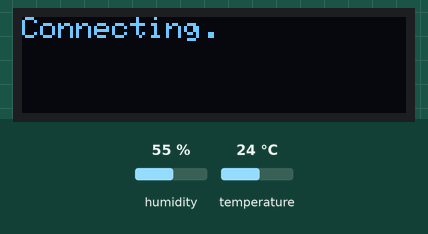
This sketch was run on a simulated ESP8266 (NodeMCU). Shown: 128×32 one-colour display. The test bench sets the inputs (shaded band); at power-on: humidity 55 %, temperature 24 °C. WiFi joins after 1.5 s; servers stay silent unless stated; the display library's start-up logo is not drawn; uploads are accepted with an empty reply; what the sketch prints to the serial monitor is not drawn.

Above: at 2.6 s.
At 3.9 s:
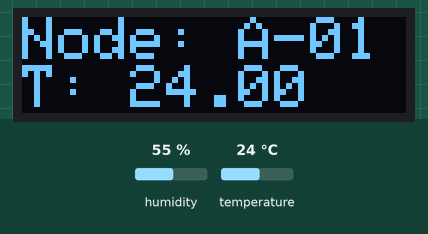

The sketch:

ejemplo_nodemcu.ino
```cpp
#include <SPI.h>
#include <Wire.h>
#include <Adafruit_GFX.h>
#include <gfxfont.h>
#include <Adafruit_SSD1306.h>
#include <ESP8266WiFi.h>

#include <DHT_U.h>
#include <DHT.h>

#define LED_BUILTIN 2

#define DHTPIN 12
#define DHTTYPE DHT22

#define OLED_RESET LED_BUILTIN
Adafruit_SSD1306 display(OLED_RESET);
#define LOGO16_GLCD_HEIGHT 16
#define LOGO16_GLCD_WIDTH  16
#if (SSD1306_LCDHEIGHT != 64)
#error("Height incorrect, please fix Adafruit_SSD1306.h!");
#endif

const char* ssid     = "";
const char* password = "";
const char* host = "2.139.156.21";
const int httpPort = 80;
const String station = "A-01";

int estado_led = 0;

DHT dht(DHTPIN, DHTTYPE);

void setup()   {
  Serial.begin(115200);
  pinMode(LED_BUILTIN, OUTPUT);

  // by default, we'll generate the high voltage from the 3.3v line internally! (neat!)
  display.begin(SSD1306_SWITCHCAPVCC, 0x3C);  // initialize with the I2C addr 0x3C (for the 128x32)
  // init done

  // Show image buffer on the display hardware.
  // Since the buffer is intialized with an Adafruit splashscreen
  // internally, this will display the splashscreen.
  display.display();
  digitalWrite(LED_BUILTIN, LOW);
  delay(2000);
  digitalWrite(LED_BUILTIN, HIGH);
  wifi_setup();

  dht.begin();

}


void loop() {;
  float h = dht.readHumidity();
  float t = dht.readTemperature();
  float hic = dht.computeHeatIndex(t, h, false);
  digitalWrite(LED_BUILTIN, LOW);
  delay(200);
  digitalWrite(LED_BUILTIN, HIGH);
  display.clearDisplay();
  display.setTextSize(2);
  display.setTextColor(WHITE);
  display.setCursor(0,0);
  if (isnan(h) || isnan(t)) {
    display.println("Error... ");
    digitalWrite(LED_BUILTIN, LOW);
  } else {
    display.print("Node: ");
    display.println(station);
    display.print("T: ");
    display.print(t);
    display.println("");
    display.print("H: ");
    display.print(h);
    display.println("%");
    display.print("Ts: ");
    display.print(hic);
    display.println("");
    digitalWrite(LED_BUILTIN, HIGH);
  }
  display.display();

  send_data(t, h);

  delay(60000);
}

void send_data(float tem, float hum) {
  WiFiClient client;
  if (!client.connect(host, httpPort)){
    Serial.println("connection failed");
    return;
  }
  String url = "http://2.139.156.21/iot/intro_data.php";
  String data = "station='" + station + "'&tem=" + String(tem) + "&hum=" + String(hum);
  Serial.print("Requesting URL: ");
  Serial.println(url);
//  Serial.println(data);

  client.print(String("POST ") + url + " HTTP/1.0\r\n"+
               "Host: " + host + "\r\n" +
               "Accept: *" + "/" + "*\r\n" +
               "Content-Lenght: " + data.length() + "\r\n" +
               "Content-Type: application/x-www-form-urlencoded\r\n" +
               "\r\n" + data);
  delay(20);

  Serial.println("Respond:");
  while (client.available()){
    String line = client.readStringUntil('\r');
    Serial.print(line);
  }

  Serial.println();

  Serial.println("closing connection...");

}


void  wifi_setup(){
    // Clear the buffer.
  display.clearDisplay();
  display.setTextSize(1);
  display.setTextColor(WHITE);
  display.setCursor(0,0);
  WiFi.begin(ssid, password);
  display.print("Connecting");
  display.display();
  digitalWrite(LED_BUILTIN, HIGH);
  while (WiFi.status() != WL_CONNECTED) {
    delay(500);
    if (estado_led != 0){
      estado_led = 0;
      digitalWrite(LED_BUILTIN, HIGH);
    } else {
      estado_led = 1;
      digitalWrite(LED_BUILTIN, LOW);
    }
    display.print(".");
    display.display();
  }

  digitalWrite(LED_BUILTIN, LOW);
  display.clearDisplay();
  display.setCursor(0,0);
  display.println("Connected ");
  display.print("IP: ");
  display.println(WiFi.localIP());
  display.display();
}
```
